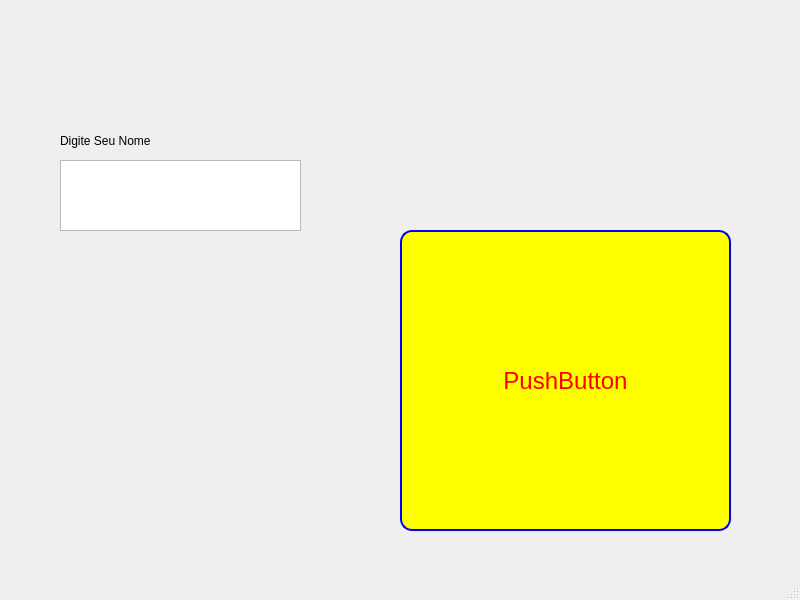
<?xml version="1.0" encoding="UTF-8"?>
<ui version="4.0">
 <class>MainWindow</class>
 <widget class="QMainWindow" name="MainWindow">
  <property name="geometry">
   <rect>
    <x>0</x>
    <y>0</y>
    <width>800</width>
    <height>600</height>
   </rect>
  </property>
  <property name="windowTitle">
   <string>MainWindow</string>
  </property>
  <widget class="QWidget" name="centralwidget">
   <widget class="QPushButton" name="btnCancelar">
    <property name="geometry">
     <rect>
      <x>400</x>
      <y>230</y>
      <width>331</width>
      <height>301</height>
     </rect>
    </property>
    <property name="styleSheet">
     <string notr="true">color: red;
font-size: 24px;
border: 2px solid blue;
border-radius: 12px;
background-color: yellow;</string>
    </property>
    <property name="text">
     <string>PushButton</string>
    </property>
   </widget>
   <widget class="QTextEdit" name="textEdit">
    <property name="geometry">
     <rect>
      <x>60</x>
      <y>160</y>
      <width>241</width>
      <height>71</height>
     </rect>
    </property>
   </widget>
   <widget class="QLabel" name="labelInput">
    <property name="geometry">
     <rect>
      <x>60</x>
      <y>120</y>
      <width>241</width>
      <height>41</height>
     </rect>
    </property>
    <property name="text">
     <string>Digite Seu Nome</string>
    </property>
   </widget>
  </widget>
  <widget class="QMenuBar" name="menubar">
   <property name="geometry">
    <rect>
     <x>0</x>
     <y>0</y>
     <width>800</width>
     <height>22</height>
    </rect>
   </property>
  </widget>
  <widget class="QStatusBar" name="statusbar"/>
 </widget>
 <resources/>
 <connections/>
</ui>
